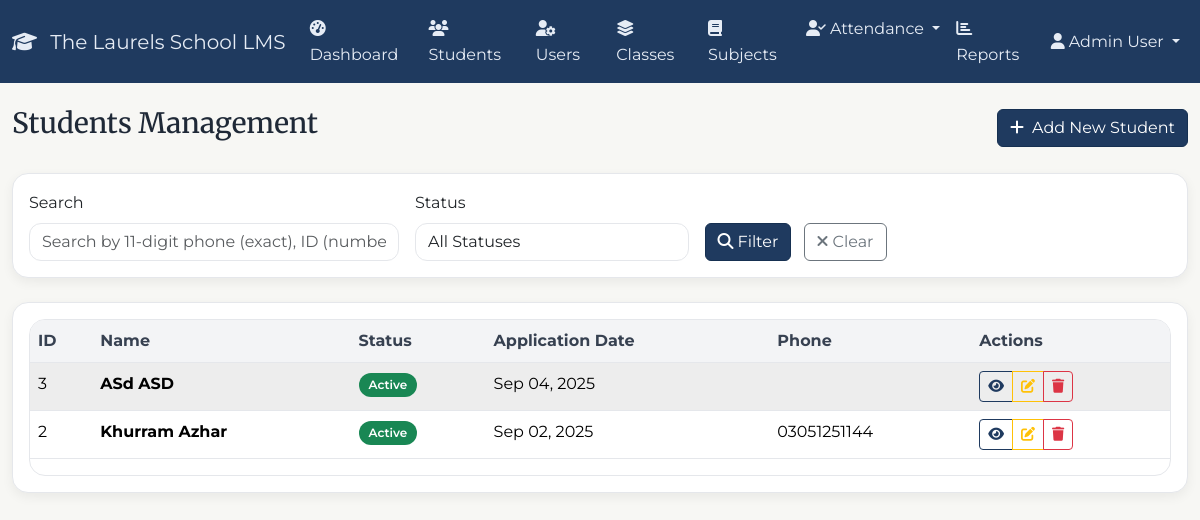
/admin/students.php (signed in), run on the app's committed database.
### tables this page shows
CREATE TABLE `students` (
  `id` int(11) NOT NULL,
  `student_code` varchar(20) DEFAULT NULL,
  `first_name` varchar(50) NOT NULL,
  `middle_name` varchar(50) DEFAULT NULL,
  `last_name` varchar(50) NOT NULL,
  `sex` enum('Male','Female') NOT NULL,
  `date_of_birth` date NOT NULL,
  `birth_place` varchar(100) NOT NULL,
  `religion` varchar(50) DEFAULT NULL,
  `address` text NOT NULL,
  `city` varchar(50) NOT NULL,
  `phone` varchar(20) DEFAULT NULL,
  `father_name` varchar(100) NOT NULL,
  `father_occupation` varchar(100) DEFAULT NULL,
  `father_address` text DEFAULT NULL,
  `father_position` varchar(100) DEFAULT NULL,
  `father_work_phone` varchar(20) DEFAULT NULL,
  `father_cell` varchar(20) DEFAULT NULL,
  `mother_name` varchar(100) NOT NULL,
  `mother_occupation` varchar(100) DEFAULT NULL,
  `mother_address` text DEFAULT NULL,
  `mother_position` varchar(100) DEFAULT NULL,
  `mother_work_phone` varchar(20) DEFAULT NULL,
  `mother_cell` varchar(20) DEFAULT NULL,
  `guardian_name` varchar(100) DEFAULT NULL,
  `guardian_relation` varchar(50) DEFAULT NULL,
  `guardian_phone` varchar(20) DEFAULT NULL,
  `guardian_address` text DEFAULT NULL,
  `emergency_contact_name` varchar(100) NOT NULL,
  `emergency_contact_phone` varchar(20) NOT NULL,
  `last_school_attended` varchar(200) DEFAULT NULL,
  `last_school_year` varchar(10) DEFAULT NULL,
  `last_school_grade` varchar(20) DEFAULT NULL,
  `last_school_address` text DEFAULT NULL,
  `has_asthma` tinyint(1) DEFAULT 0,
  `has_allergies` tinyint(1) DEFAULT 0,
  `has_heart_disease` tinyint(1) DEFAULT 0,
  `has_convulsions` tinyint(1) DEFAULT 0,
  `has_diabetes` tinyint(1) DEFAULT 0,
  `has_cancer` tinyint(1) DEFAULT 0,
  `has_tuberculosis` tinyint(1) DEFAULT 0,
  `has_epilepsy` tinyint(1) DEFAULT 0,
  `has_hearing_problems` tinyint(1) DEFAULT 0,
  `has_speech_problems` tinyint(1) DEFAULT 0,
  `has_orthopedic_problems` tinyint(1) DEFAULT 0,
  `has_other_problems` tinyint(1) DEFAULT 0,
  `other_problems_description` text DEFAULT NULL,
  `major_operations_injuries` text DEFAULT NULL,
  `regular_medication` text DEFAULT NULL,
  `family_physician_name` varchar(100) DEFAULT NULL,
  `family_physician_phone` varchar(20) DEFAULT NULL,
  `heard_through_newspapers` tinyint(1) DEFAULT 0,
  `heard_through_advertisements` tinyint(1) DEFAULT 0,
  `heard_through_friends` tinyint(1) DEFAULT 0,
  `heard_through_relatives` tinyint(1) DEFAULT 0,
  `heard_through_other` tinyint(1) DEFAULT 0,
  `heard_through_other_description` text DEFAULT NULL,
  `application_date` date NOT NULL,
  `parent_signature` varchar(255) DEFAULT NULL,
  `passport_photo` varchar(255) DEFAULT NULL,
  `school_leaving_certificate` varchar(255) DEFAULT NULL,
  `recent_exam_results` varchar(255) DEFAULT NULL,
  `father_nic_copy` varchar(255) DEFAULT NULL,
  `mother_nic_copy` varchar(255) DEFAULT NULL,
  `guardian_nic_copy` varchar(255) DEFAULT NULL,
  `birth_certificate` varchar(255) DEFAULT NULL,
  `is_verified` tinyint(1) DEFAULT 0,
  `verified_by` int(11) DEFAULT NULL,
  `verified_at` timestamp NULL DEFAULT NULL,
  `verification_notes` text DEFAULT NULL,
  `status` enum('pending','active','inactive','withdrawn','completed','suspended','expelled','transferred','graduated','on_leave') DEFAULT 'pending',
  `created_at` timestamp NOT NULL DEFAULT current_timestamp(),
  `updated_at` timestamp NOT NULL DEFAULT current_timestamp() ON UPDATE current_timestamp()
);

### admin/students.php (the view, shortened to what this page needs)
<?php
$pdo = getDBConnection();
$action = $_GET['action'] ?? 'list';
$students = [];
if ($action === 'list') {
    try {
        $sql = "SELECT * FROM students WHERE 1=1";
        $params = [];
        $sql .= " ORDER BY created_at DESC";
        $stmt = $pdo->prepare($sql);
        $stmt->execute($params);
        $students = $stmt->fetchAll();
    } catch (Exception $e) {
        $message = 'Error loading students.';
    }
}
?>
<!DOCTYPE html>
<html lang="en">
<head>
    <link href="https://cdn.jsdelivr.net/npm/bootstrap@5.3.2/dist/css/bootstrap.min.css" rel="stylesheet">
    <link href="https://cdnjs.cloudflare.com/ajax/libs/font-awesome/6.4.0/css/all.min.css" rel="stylesheet">
    <link href="../assets/css/theme.css" rel="stylesheet">
</head>
<body>
    <?php $active='students'; include __DIR__.'/partials/navbar.php'; ?>
    <div class="container-fluid mt-4">
        <div class="row">
            <div class="col-12">
                <div class="d-flex justify-content-between align-items-center mb-4">
                    <h1 class="h3">Students Management</h1>
                    <a href="add_student.php" class="btn btn-primary">
                        <i class="fas fa-plus me-2"></i>Add New Student
                    </a>
                </div>
            </div>
        </div>
        <div class="row mb-4">
            <div class="col-12">
                <div class="card">
                    <div class="card-body">
                        <form method="GET" class="row g-3">
                            <div class="col-md-4">
                                <label for="search" class="form-label">Search</label>
                                <input type="text" class="form-control" id="search" name="search"
                                       value="<?php echo htmlspecialchars($_GET['search'] ?? ''); ?>"
                                       placeholder="Search by 11-digit phone (exact), ID (number), name, city, parents...">
                            </div>
                            <div class="col-md-3">
                                <label for="status" class="form-label">Status</label>
                                <select class="form-select" id="status" name="status">
                                    <option value="">All Statuses</option>
                                </select>
                            </div>
                            <div class="col-md-3">
                                <label class="form-label">&nbsp;</label>
                                <div>
                                    <button type="submit" class="btn btn-primary me-2">
                                        <i class="fas fa-search me-1"></i>Filter
                                    </button>
                                    <a href="students.php" class="btn btn-outline-secondary">
                                        <i class="fas fa-times me-1"></i>Clear
                                    </a>
                                </div>
                            </div>
                        </form>
                    </div>
                </div>
            </div>
        </div>
        <div class="row">
            <div class="col-12">
                <div class="card">
                    <div class="card-body">
                        <div class="table-responsive rounded-lg">
                            <table class="table table-striped table-hover" id="studentsTable">
                                <thead>
                                    <tr>
                                        <th>ID</th>
                                        <th>Name</th>
                                        <th>Status</th>
                                        <th>Application Date</th>
                                        <th>Phone</th>
                                        <th>Actions</th>
                                    </tr>
                                </thead>
                                <tbody>
                                    <?php foreach ($students as $student): ?>
                                    <tr>
                                        <td><?php echo $student['id']; ?></td>
                                        <td>
                                            <strong><?php echo htmlspecialchars($student['first_name'] . ' ' . $student['last_name']); ?></strong>
                                        </td>
                                        <td>
                                            <?php
                                            $statusClass = '';
                                            switch ($student['status']) {
                                                case 'active': $statusClass = 'badge bg-success'; break;
                                            }
                                            ?>
                                            <span class="<?php echo $statusClass; ?>"><?php echo ucfirst($student['status']); ?></span>
                                        </td>
                                        <td><?php echo date('M d, Y', strtotime($student['created_at'])); ?></td>
                                        <td><?php echo htmlspecialchars($student['phone'] ?? 'N/A'); ?></td>
                                        <td>
                                            <div class="btn-group" role="group">
                                                <a href="view_student.php?id=<?php echo $student['id']; ?>" class="btn btn-sm btn-outline-primary" title="View">
                                                    <i class="fas fa-eye"></i>
                                                </a>
                                                <a href="edit_student.php?id=<?php echo $student['id']; ?>" class="btn btn-sm btn-outline-warning" title="Edit">
                                                    <i class="fas fa-edit"></i>
                                                </a>
                                                <button type="button" class="btn btn-sm btn-outline-danger" title="Delete"
                                                        onclick="deleteStudent(<?php echo $student['id']; ?>, '<?php echo htmlspecialchars($student['first_name'] . ' ' . $student['last_name']); ?>')">
                                                    <i class="fas fa-trash"></i>
                                                </button>
                                            </div>
                                        </td>
                                    </tr>
                                    <?php endforeach; ?>
                                </tbody>
                            </table>
                        </div>
                    </div>
                </div>
            </div>
        </div>
    </div>
</body>
</html>

### assets/css/theme.css (style rules this page uses)
:root { --color-navy: #1f3a5f; --color-navy-700: #163051; --color-green: #2a6f4e; --color-green-700: #225b40; --color-bg: #f7f7f4; --color-surface: #ffffff; --color-muted: #6b7280; --color-border: #e5e7eb; --radius-md: 12px; --radius-lg: 16px; --shadow-sm: 0 4px 12px rgba(0,0,0,0.06); --shadow-md: 0 8px 24px rgba(0,0,0,0.08); }
html, body { background: var(--color-bg); color: #1f2937; font-family: 'Montserrat', system-ui, -apple-system, Segoe UI, Roboto, Helvetica, Arial, 'Apple Color Emoji', 'Segoe UI Emoji', 'Segoe UI Symbol'; line-height: 1.6; }
h1, h2, h3, h4, h5, h6 { font-family: 'Merriweather', Georgia, 'Times New Roman', serif; color: var(--color-navy); }
.btn-primary { background: var(--color-navy); border-color: var(--color-navy-700); }
.btn-outline-primary { color: var(--color-navy); border-color: var(--color-navy); }
.card { border: 1px solid var(--color-border); border-radius: var(--radius-lg); box-shadow: var(--shadow-sm); background: var(--color-surface); }
.table { border-color: var(--color-border); }
.table thead th { background: #f3f4f6; color: #374151; border-bottom: 1px solid var(--color-border); }
.table-striped > tbody > tr:nth-of-type(odd) > * { background-color: #fafafa; }
.badge { border-radius: 999px; padding: 6px 10px; font-weight: 600; }
.form-control, .form-select, textarea { border-radius: var(--radius-md); border-color: var(--color-border); background: #fff; }
.table-responsive { border-radius: var(--radius-lg); border: 1px solid var(--color-border); overflow: hidden; background: #fff; }
.rounded-lg { border-radius: var(--radius-lg) !important; }
a { color: var(--color-navy); }

### data on the page
students: id "3", first_name+last_name "ASd ASD", status "Active", created_at "Sep 04, 2025"
students: id "2", first_name+last_name "Khurram Azhar", status "Active", created_at "Sep 02, 2025", phone "03051251144"

### other printed values
$_SESSION['user_name'] "Admin User"
